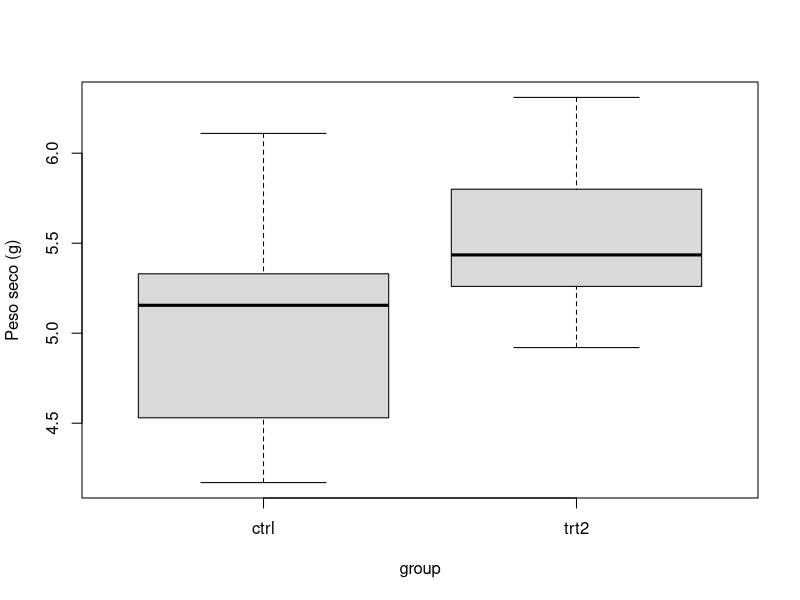
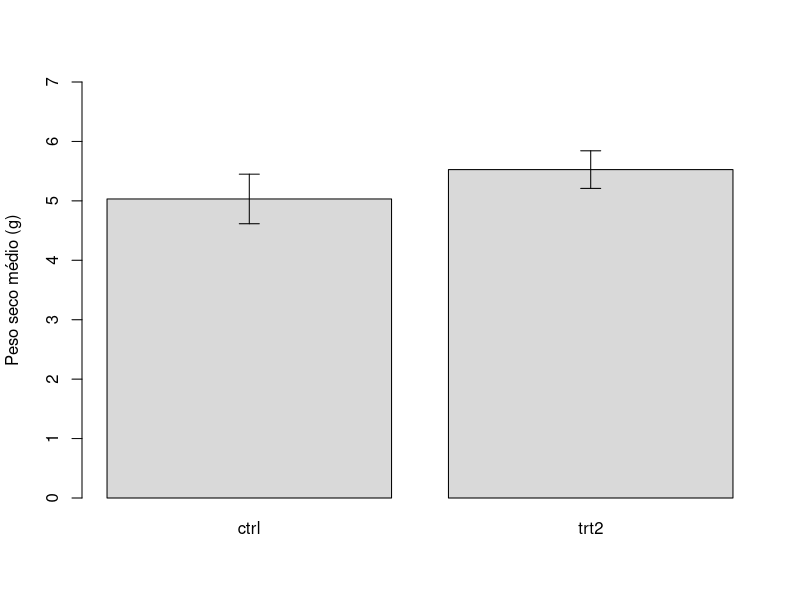

R code for these plots, in order:
# Teste t de Student para dois grupos independentes: exemplo completo ----
# Pacote: apenas o stats (já vem com o R). Dados: PlantGrowth.

# 1. Dados: peso seco de plantas (g) no grupo controle e no tratamento 2
dados <- subset(PlantGrowth, group %in% c("ctrl", "trt2"))
dados$group <- droplevels(dados$group)
aggregate(weight ~ group, data = dados, FUN = function(v) c(n = length(v), media = mean(v), dp = sd(v)))

# 2. Diagnóstico gráfico
boxplot(weight ~ group, data = dados, col = "gray85", ylab = "Peso seco (g)")

# 3. Pressupostos: normalidade em cada grupo e igualdade de variâncias
tapply(dados$weight, dados$group, function(v) shapiro.test(v)$p.value)
# install.packages("car")
# car::leveneTest(weight ~ group, data = dados)
var.test(weight ~ group, data = dados)        # razão de variâncias (exige normalidade)

# 4. Teste t de Student (supõe variâncias iguais)
t.test(weight ~ group, data = dados, var.equal = TRUE)

# 5. Cálculo manual da variância combinada
g <- split(dados$weight, dados$group)
n1 <- length(g$ctrl); n2 <- length(g$trt2)
s2p <- ((n1 - 1) * var(g$ctrl) + (n2 - 1) * var(g$trt2)) / (n1 + n2 - 2)
ep <- sqrt(s2p * (1/n1 + 1/n2))
c(s2_combinada = s2p, erro_padrao = ep,
  t = (mean(g$ctrl) - mean(g$trt2)) / ep, gl = n1 + n2 - 2)

# 6. Teste t de Welch (não supõe variâncias iguais) — é o padrão do R
t.test(weight ~ group, data = dados)

# 7. Tamanho do efeito
d <- (mean(g$ctrl) - mean(g$trt2)) / sqrt(s2p)
c(d_de_Cohen = d, g_de_Hedges = d * (1 - 3 / (4 * (n1 + n2) - 9)))

# 8. Alternativa não paramétrica
wilcox.test(weight ~ group, data = dados)

# 9. Gráfico das médias com intervalos de confiança
medias <- tapply(dados$weight, dados$group, mean)
erros  <- tapply(dados$weight, dados$group, function(v) qt(0.975, length(v) - 1) * sd(v) / sqrt(length(v)))
bp <- barplot(medias, ylim = c(0, 7), ylab = "Peso seco médio (g)", col = "gray85")
arrows(bp, medias - erros, bp, medias + erros, angle = 90, code = 3, length = 0.1)
